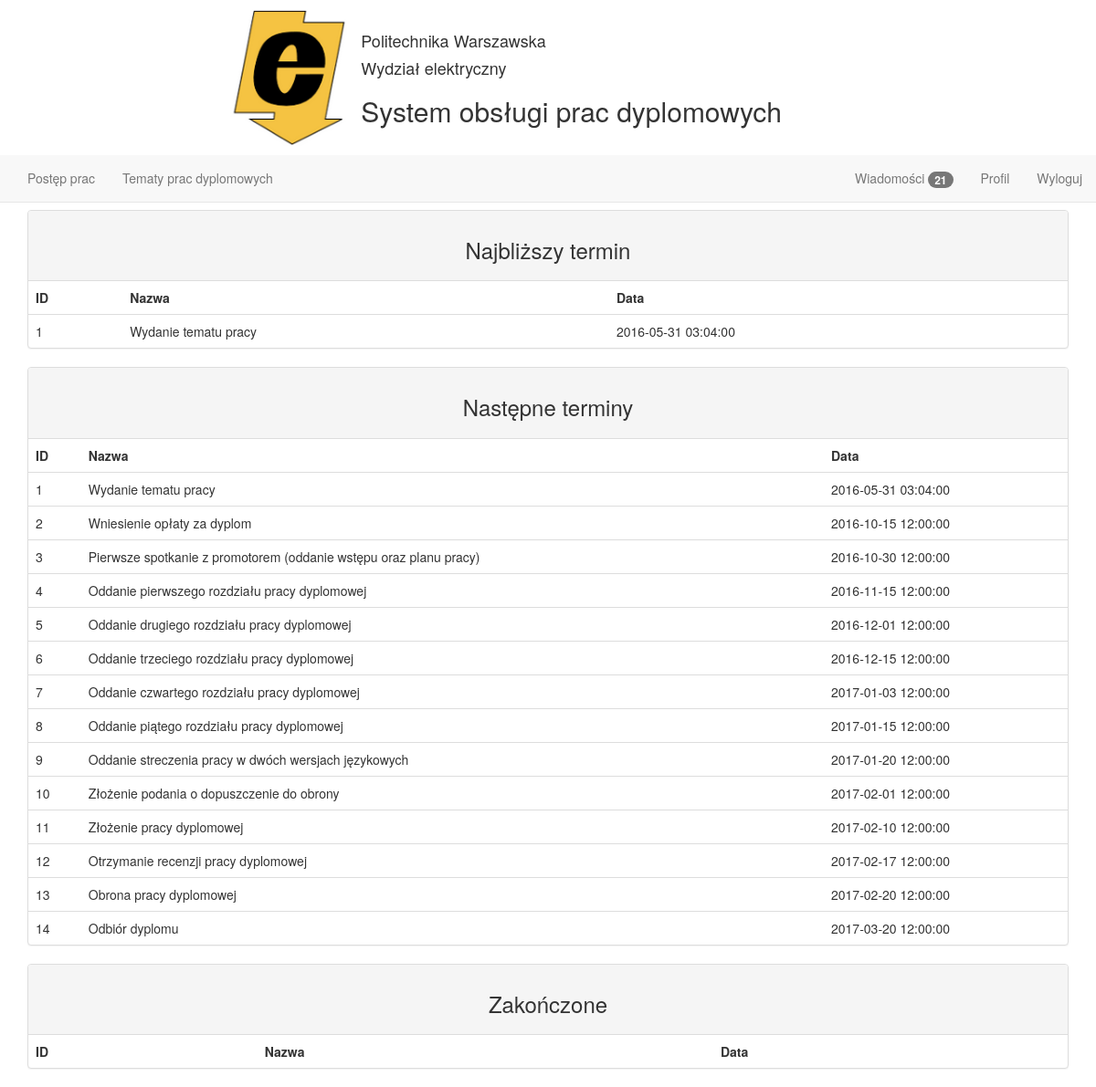
Page /work_progress (signed in) on the earlier database version.
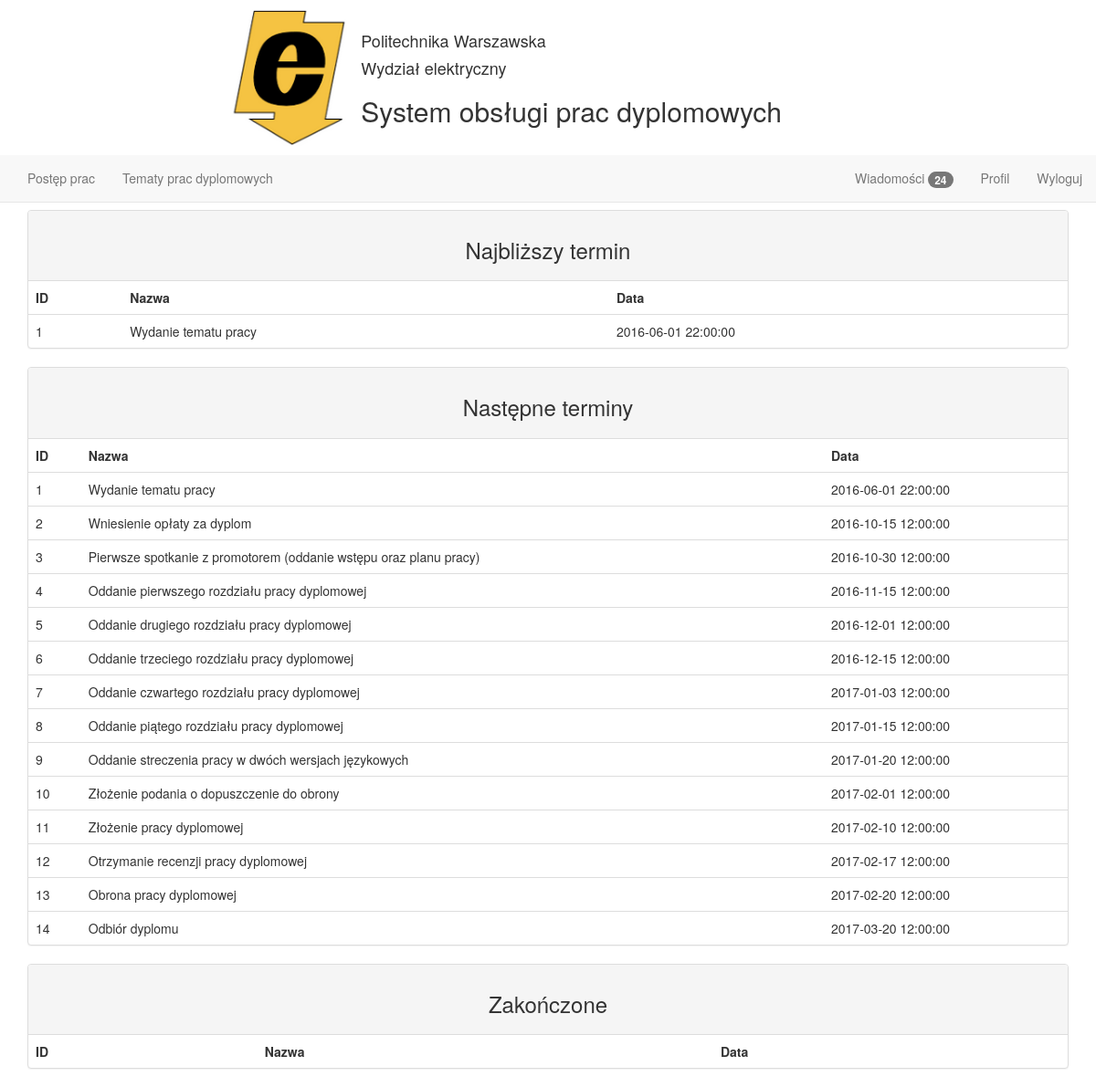
Same page on the later database version.
### tables this page shows
CREATE TABLE termin(
  id_terminu INTEGER PRIMARY KEY AUTOINCREMENT ,
  nazwa TEXT NOT NULL,
  data TEXT NOT NULL
);

### main.py (the view)
@app.route('/work_progress')
def work_progress():
    cur = g.db.execute('SELECT count(*) FROM student_etap WHERE id_student = 1 AND czy_zakonczony = 1;')
    closest_term = [dict(number=row[0] + 1) for row in cur.fetchall()]
    cur = g.db.execute(
        'SELECT termin.id_terminu, termin.nazwa, termin.data FROM termin INNER JOIN student_etap ON termin.id_terminu = student_etap.id_termin WHERE student_etap.czy_zakonczony = 0 AND termin.id_terminu = ' + str(
            closest_term[0].get('number')) + ' AND student_etap.id_student = 1  ;')
    closest_term_name = [dict(id=row[0], nazwa=row[1], data=row[2]) for row in cur.fetchall()]
    cur = g.db.execute(
        'SELECT termin.id_terminu, termin.nazwa, termin.data FROM termin INNER JOIN student_etap ON termin.id_terminu = student_etap.id_termin WHERE student_etap.czy_zakonczony = 0 AND student_etap.id_student = 1;')
    next_terms = [dict(id=row[0], nazwa=row[1], data=row[2]) for row in cur.fetchall()]
    cur = g.db.execute(
        'SELECT termin.id_terminu, termin.nazwa, termin.data FROM termin INNER JOIN student_etap ON termin.id_terminu = student_etap.id_termin WHERE student_etap.czy_zakonczony = 1 AND student_etap.id_student = 1;')
    done_terms = [dict(id=row[0], nazwa=row[1], data=row[2]) for row in cur.fetchall()]
    return render_template('student_control.html', closest_term_name=closest_term_name, next_terms=next_terms,
                           done_terms=done_terms)

### main.py (called while the page is built)
@app.context_processor
def message_count_lecturer():
    cur = g.db.execute('select count(*) from wiadomosc where czy_przeczytane = 0 and id_wykladowca = ?', [session['id']])
    return dict(count=cur.fetchall()[0])

@app.context_processor
def message_count_student():
    cur = g.db.execute('select count(*) from wiadomosc where czy_przeczytane = 0 and id_student = ?', [session['id']])
    return dict(count_student=cur.fetchall()[0])

def connect_db():
    return sqlite3.connect(app.config['DATABASE'])

@app.before_request
def before_request():
    g.db = connect_db()

@app.teardown_request
def teardown_request(exception):
    db = getattr(g, 'db', None)
    if db is not None:
        db.close()

### templates/student_control.html (shortened to what this page needs)
{% extends "student_layout.html" %} {% block main %}
    <div class="panel panel-default">
        <div class="panel-heading text-center"><h3>Najbliższy termin</h3></div>
        <table class="table">
            <thead>
            <tr>
                <td>ID</td>
                <td>Nazwa</td>
                <td>Data</td>
            </tr>
            </thead>
            <tbody>
            {% for closest_term_name in closest_term_name %}
                <tr>
                    <td>{{ closest_term_name.id }}</td>
                    <td>{{ closest_term_name.nazwa }}</td>
                    <td>{{ closest_term_name.data }}</td>
                </tr>
            {% endfor %}
            </tbody>
        </table>
    </div>
        <div class="panel panel-default">
        <div class="panel-heading text-center"><h3>Następne terminy</h3></div>
        <table class="table">
            <thead>
            <tr>
                <td>ID</td>
                <td>Nazwa</td>
                <td>Data</td>
            </tr>
            </thead>
            <tbody>
            {% for next_terms in next_terms %}
                <tr>
                    <td>{{ next_terms.id }}</td>
                    <td>{{ next_terms.nazwa }}</td>
                    <td>{{ next_terms.data }}</td>
                </tr>
            {% endfor %}
            </tbody>
        </table>
    </div>
        <div class="panel panel-default">
        <div class="panel-heading text-center"><h3>Zakończone</h3></div>
        <table class="table">
            <thead>
            <tr>
                <td>ID</td>
                <td>Nazwa</td>
                <td>Data</td>
            </tr>
            </thead>
        </table>
    </div>
{% endblock %}

Differences in the rows shown:
changed termin "Wydanie tematu pracy": data "2016-05-31 03:04:00" → "2016-06-01 22:00:00"
Other differences:
{{ count_student[0] }}: "21" → "24"
